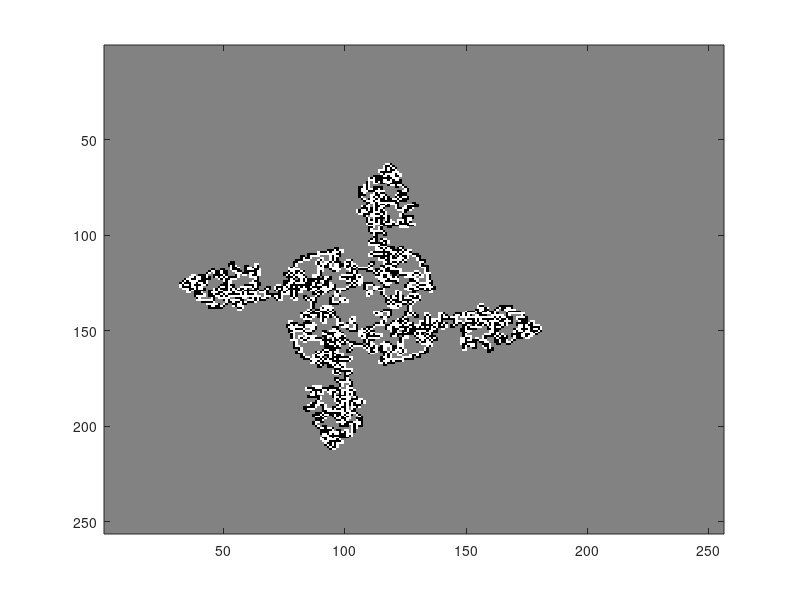

Recreate this plot in MATLAB.
%;*************************************************
%;* Antplot_reciprocal.m
%;* Generates antplot of 1/d
%;*
%;* Mark Agate
%;* (mark.agate@outlook.com)
%;**************************************************

clear;

% Value of which to take the reciprocal (should be odd):
d = 5519;

% Ensure d is an odd number
while mod(d, 2) == 0
  d /= 2;
end

% Board extent, initial position and direction
E = 256;
x = 0.5 * E;
y = 0.5 * E;
dir_x = 0;
dir_y = 1;

% Initialise board to grey. (0 = black, 63 = white)
board(1:E, 1:E) = 32;

% Compute 1/d:
r = 1;                      % initialise remainder for 1/d
for n = 1:4                 % do 4 lots of the recurrence pattern

  do                        % repeat until one recurrence is complete
    r *= 2;
    p = (r >= d);           % pixel shade: 0 or 1 (= next bit of quotient)
    r -= p * d;

    % Rotate the ant direction for the next step:
    s = 1 - 2 * (p != (dir_x == 0));	% s = +1 or -1
    tmp = dir_x;
    dir_x = s * dir_y;
    dir_y = s * tmp;

    % If we're still on the board, set the pixel colour
    if (x > 0) & (x <= E) & (y > 0) & (y <= E)
      board(x, y) = ~p * 63; 
    endif

    % Move the ant to the next pixel
    x += dir_x;
    y += dir_y;
  until r == 1;

endfor

colormap(gray);
imagesc(board);

%;*************************************************
